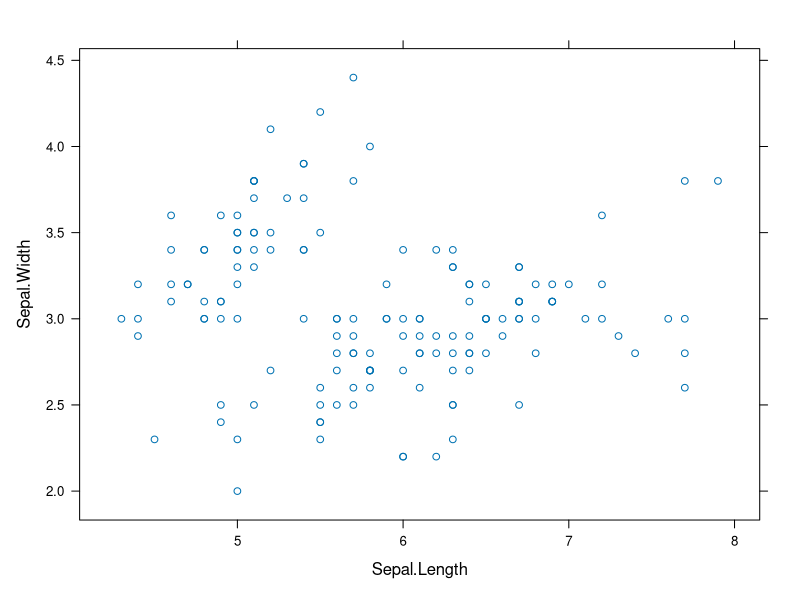
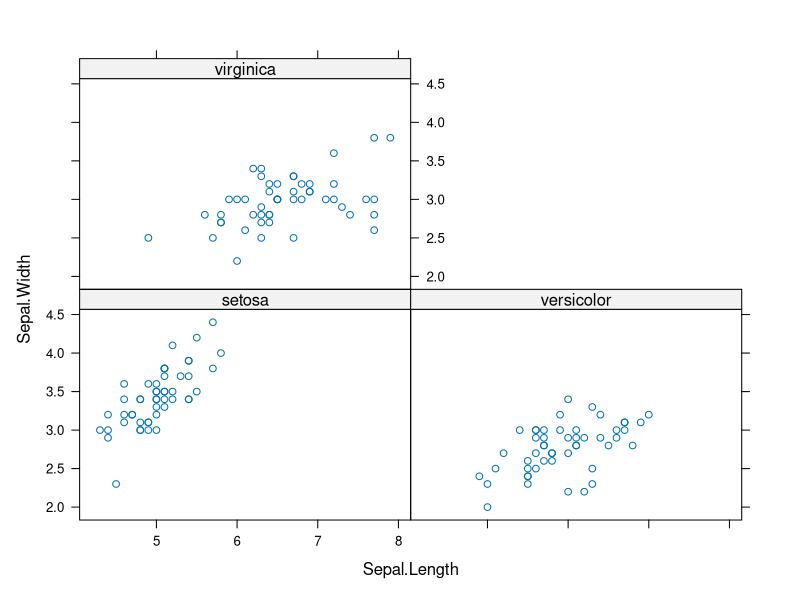
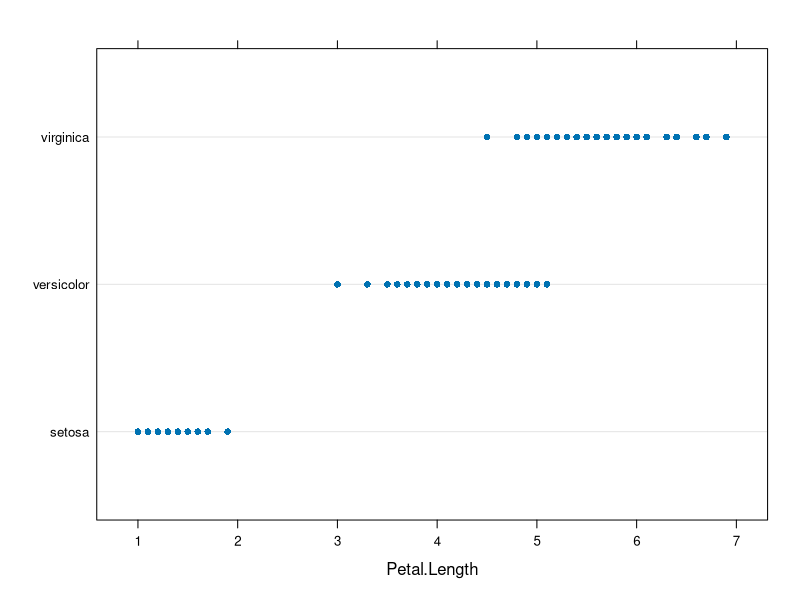
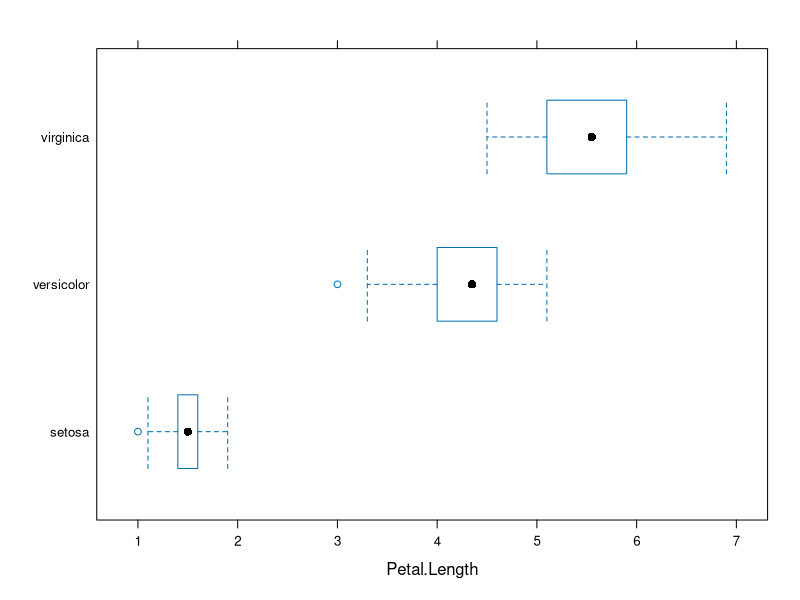
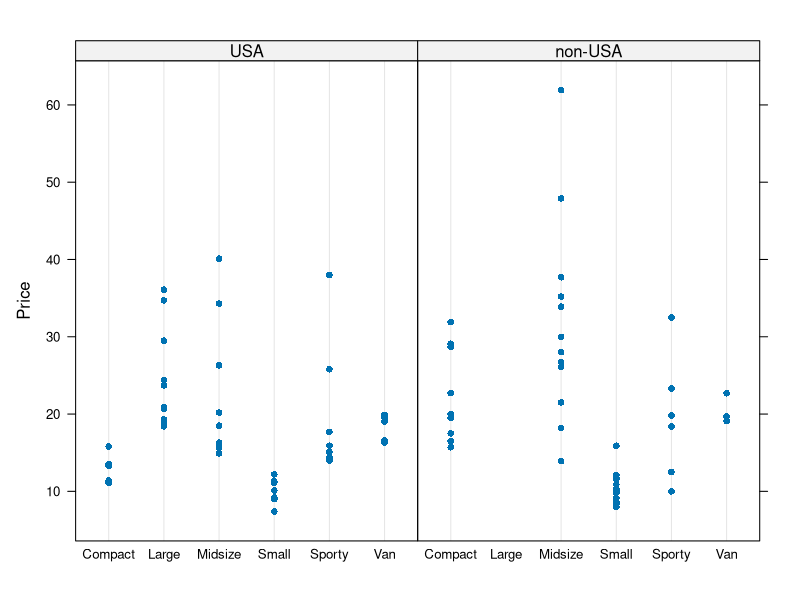
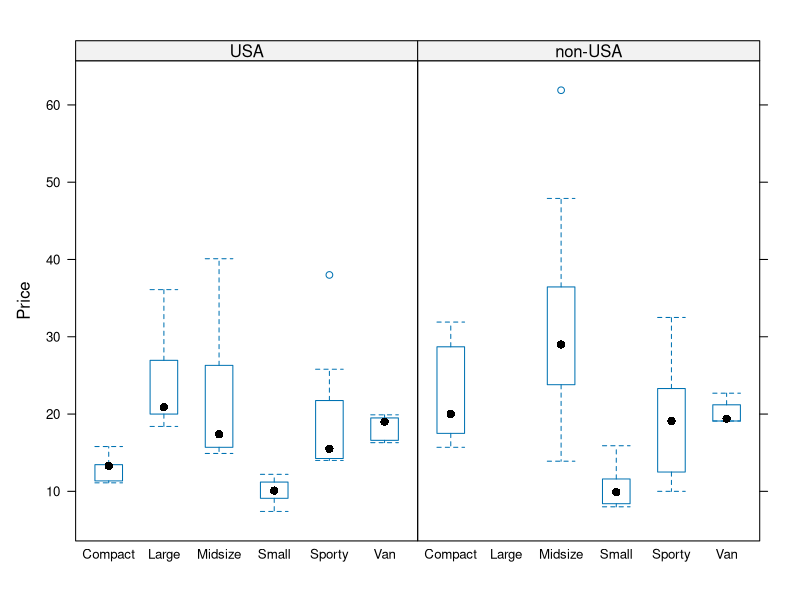
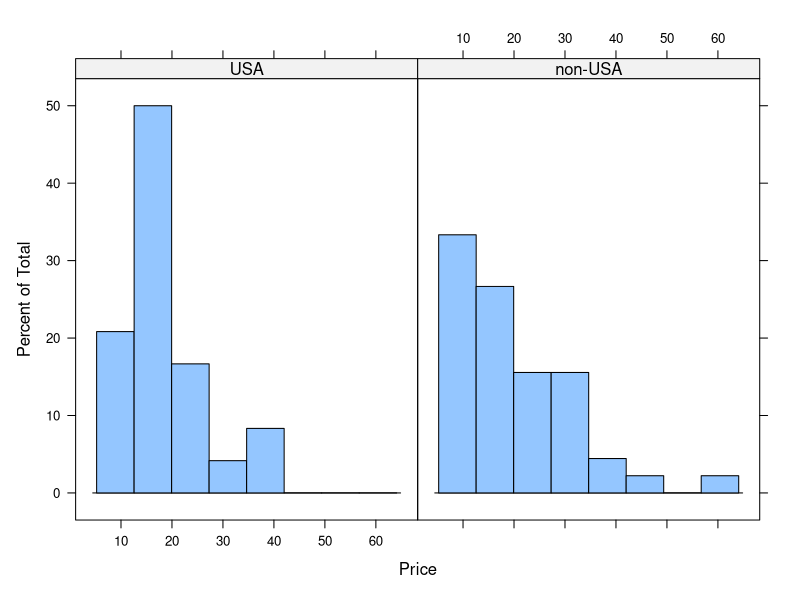
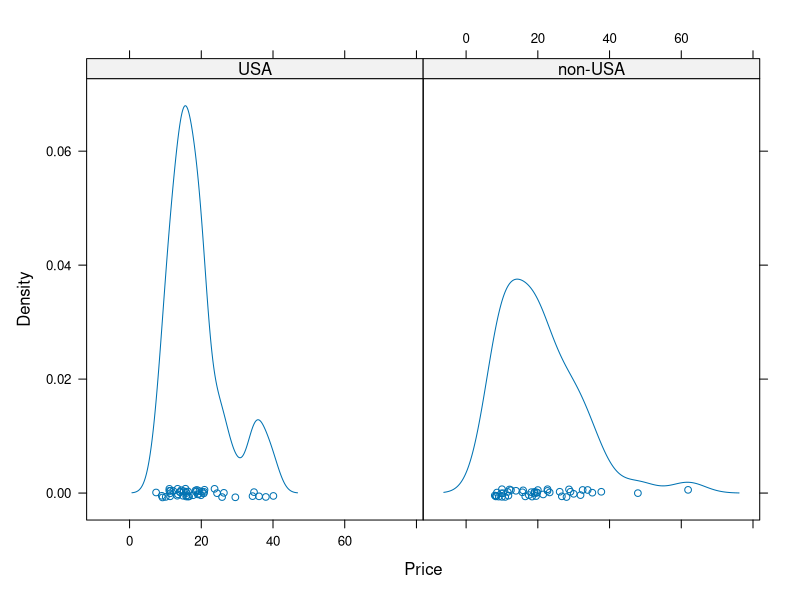

Generate these figures, in order, with R:
## ---- chunk 1
library(lattice)
xyplot(Sepal.Width ~ Sepal.Length, data = iris)
## ---- chunk 2
xyplot(Sepal.Width ~ Sepal.Length | Species, data = iris)
# Compare to the solution with base R
## ---- chunk 3
library(MASS)
# Lattice comparative dotplot of iris petal length
dotplot(Species ~ Petal.Length, data = iris)
# Lattice comparative boxplot, which resembles the base R comparative boxplot in style
bwplot(Species ~ Petal.Length, data = iris)
# For the Cars93 data set, let's look at price depending on the type of car and the origin of the car
dotplot(Price ~ Type | Origin, data = Cars93)
bwplot(Price ~ Type | Origin, data = Cars93)
# We can also make histograms and density plots, though since these do not lend well to comparison, we must leave the left side of the formula blank.
histogram(~ Price | Origin, data = Cars93)
densityplot(~ Price | Origin, data = Cars93)
## ---- chunk 4
library(ggplot2)
qplot(iris$Sepal.Length, iris$Sepal.Width)
# The $ notation gets annoying after a while. Thankfully, we have a data argument to clean things up.
## ---- chunk 5
qplot(iris$Sepal.Length, iris$Sepal.Width, color = iris$Species, shape = iris$Species)
## ---- chunk 6
# Notice that I layer on geoms with +, which has been overloaded to work appropriately for ggplot2 objects
p <- ggplot(iris) +   # Create the basic plot object
  geom_point(aes(x = Petal.Length, y = Petal.Width, shape = Species, color = Species)) +   # Create a dot plot with sepal lenght being x, petal width y, and species both shape and color
  xlab("Petal Length") +  # Add axis labels
  ylab("Petal Width") +
  ggtitle("Petal Length and Petal Width of Iris Flowers")
# Let's see the result!
print(p)
# Let's add a stat that creates a 2D density plot
p + stat_density2d(aes(x = Petal.Length, y = Petal.Width, group = Species, color = Species))
# Now let's look just at iris sepal length. We initialize a basic object and swap out geoms to look at different plots.
# First, create the basic object:
q <- ggplot(iris, aes(y = Sepal.Length, x = Species, color = Species)) +
  xlab("Species") +
  ylab("Sepal Length") +
  ggtitle("Comparison of Sepal Length Among Iris Flowers")
# I first look at a boxplot
q + geom_boxplot()
# An alternative to the boxplot is the violin plot
q + geom_violin(aes(fill = Species))
# Or we can plot jittered data
q + geom_jitter(width = .25)
# Here is a more complex, layered graphic
q + geom_violin(alpha = .6) +
  geom_jitter(width = .25, alpha = .4) +
  stat_summary(size = 1, fun.data = median_hilow)
## ---- chunk 7
# Create a plot as normal
ggplot(iris, aes(x = Sepal.Length, y = Sepal.Width, color = Species)) +
  geom_point() +
  # Create different plots for different species
  facet_grid(. ~ Species)

# Create a facet grid for price of cars depending on origin and drive train
p1 <- ggplot(Cars93, aes(x = Price))
p1 + geom_histogram() + facet_grid(Origin ~ DriveTrain)
# We could try other plots as well
p1 + geom_dotplot() + facet_grid(Origin ~ DriveTrain)
p1 + geom_density() + facet_grid(Origin ~ DriveTrain)
